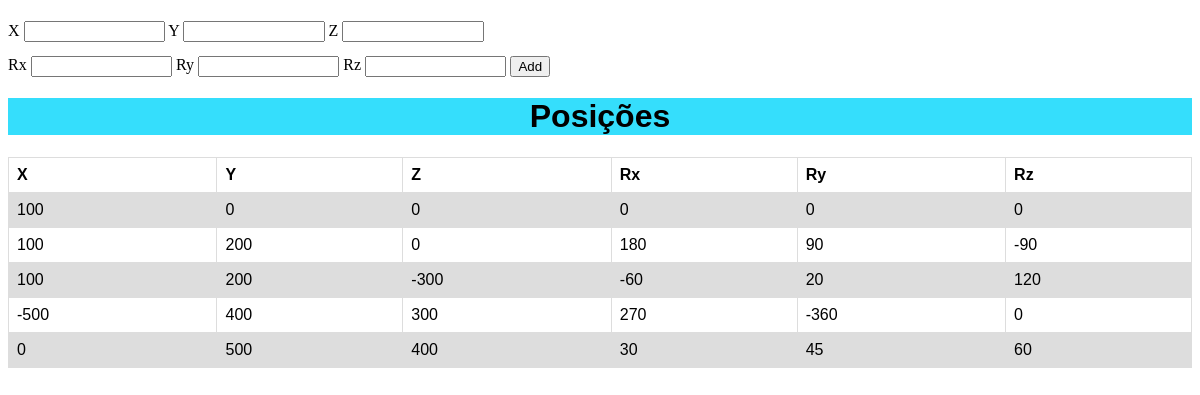
The page / on the database its author committed.
### tables this page shows
CREATE TABLE "Robo" (
	"X"	INTEGER NOT NULL,
	"Y"	INTEGER NOT NULL,
	"Z"	INTEGER NOT NULL,
	"Rx"	INTEGER NOT NULL,
	"Ry"	INTEGER NOT NULL,
	"Rz"	INTEGER NOT NULL
);

### app.py (the view)
@app.route("/", methods=['GET'])
def RobotPage():
    positions = getTable()
    return render_template(
        "robotPage.html",
        positions=positions,
        )

### app.py (called while the page is built)
def getTable():
    db = sqlite3.connect("RoboDB.db")
    cursor = db.cursor()
    cursor.execute('SELECT * FROM Robo')
    rows = cursor.fetchall()
    db.close()
    positions = []
    for row in rows:
        cod = {}
        cod['X'] = row[0]
        cod['Y'] = row[1]
        cod['Z'] = row[2]
        cod['Rx'] = row[3]
        cod['Ry'] = row[4]
        cod['Rz'] = row[5]
        positions.append(cod)
    print(positions)
    return positions

### templates/robotPage.html (shortened to what this page needs)
<!DOCTYPE html>
<html lang="en">
<head>
</head>
<body>
    <form action="postPosition" method="post">
        <label for="X">X</label>
        <input type="number" id="X" name="X" required>
        <label for="Y">Y</label>
        <input type="number" id="Y" name="Y" required>
        <label for="Z">Z</label>
        <input type="number" id="Z" name="Z" required>
        <br>
        <label for="Rx">Rx</label>
        <input type="number" id="Rx" name="Rx" required>
        <label for="Ry">Ry</label>
        <input type="number" id="Ry" name="Ry" required>
        <label for="Rz">Rz</label>
        <input type="number" id="Rz" name="Rz" required>
        <button type="submit">Add</button>
    </form>
    <h1>Posições</h1>
    <table>
        <tr>
            <th>X</th>
            <th>Y</th>
            <th>Z</th>
            <th>Rx</th>
            <th>Ry</th>
            <th>Rz</th>
        </tr>
        {% for cod in positions %}
        <tr>
            <td>{{cod["X"]}}</td>
            <td>{{cod["Y"]}}</td>
            <td>{{cod["Z"]}}</td>
            <td>{{cod["Rx"]}}</td>
            <td>{{cod["Ry"]}}</td>
            <td>{{cod["Rz"]}}</td>
        </tr>
        {% endfor %}
    </table>
</body>
</html>

### templates/robotPage.html (style rules this page uses)
input { width: 10em; margin-top: 1em; }
h1 { background-color: rgb(53, 222, 252); text-align: center; font-family: arial, sans-serif; }
table { font-family: arial, sans-serif; border-collapse: collapse; width: 100%; }
td, th { border: 1px solid #dddddd; text-align: left; padding: 8px; }
tr:nth-child(even) { background-color: #dddddd; }

### rows shown on the page
Robo: X "100", Y "200", Z "0", Rx "180", Ry "90", Rz "-90"
Robo: X "100", Y "200", Z "-300", Rx "-60", Ry "20", Rz "120"
Robo: X "-500", Y "400", Z "300", Rx "270", Ry "-360", Rz "0"
Robo: X "0", Y "500", Z "400", Rx "30", Ry "45", Rz "60"

### other values the page prints
{{ cod["X"] }} "100"
{{ cod["Y"] }} "0"
{{ cod["Z"] }} "0"
{{ cod["Rx"] }} "0"
{{ cod["Ry"] }} "0"
{{ cod["Rz"] }} "0"
